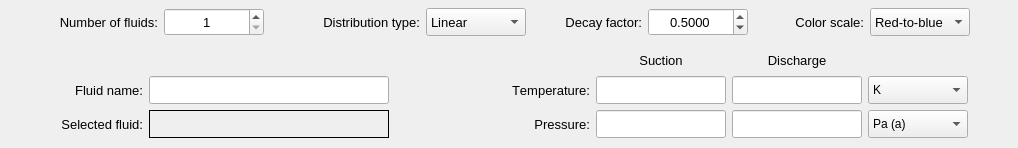
       <widget class="QFrame" name="frame_states">
        <property name="minimumSize">
         <size>
          <width>0</width>
          <height>110</height>
         </size>
        </property>
        <property name="frameShape">
         <enum>QFrame::Shape::NoFrame</enum>
        </property>
        <property name="frameShadow">
         <enum>QFrame::Shadow::Raised</enum>
        </property>
        <layout class="QGridLayout" name="gridLayout">
         <property name="leftMargin">
          <number>4</number>
         </property>
         <property name="topMargin">
          <number>4</number>
         </property>
         <property name="rightMargin">
          <number>4</number>
         </property>
         <property name="bottomMargin">
          <number>4</number>
         </property>
         <property name="horizontalSpacing">
          <number>8</number>
         </property>
         <property name="verticalSpacing">
          <number>4</number>
         </property>
         <item row="1" column="0">
          <widget class="QFrame" name="frame_5">
           <property name="minimumSize">
            <size>
             <width>0</width>
             <height>60</height>
            </size>
           </property>
           <property name="frameShape">
            <enum>QFrame::Shape::NoFrame</enum>
           </property>
           <property name="frameShadow">
            <enum>QFrame::Shadow::Raised</enum>
           </property>
           <layout class="QGridLayout" name="gridLayout_14">
            <property name="leftMargin">
             <number>6</number>
            </property>
            <property name="topMargin">
             <number>6</number>
            </property>
            <property name="rightMargin">
             <number>6</number>
            </property>
            <property name="bottomMargin">
             <number>6</number>
            </property>
            <item row="1" column="1">
             <widget class="QLabel" name="label_5">
              <property name="minimumSize">
               <size>
                <width>0</width>
                <height>28</height>
               </size>
              </property>
              <property name="maximumSize">
               <size>
                <width>140</width>
                <height>28</height>
               </size>
              </property>
              <property name="font">
               <font>
                <pointsize>10</pointsize>
                <kerning>false</kerning>
               </font>
              </property>
              <property name="text">
               <string>Fluid name:</string>
              </property>
              <property name="alignment">
               <set>Qt::AlignmentFlag::AlignRight|Qt::AlignmentFlag::AlignTrailing|Qt::AlignmentFlag::AlignVCenter</set>
              </property>
             </widget>
            </item>
            <item row="1" column="2">
             <widget class="QLineEdit" name="lineEdit_fluid_name">
              <property name="minimumSize">
               <size>
                <width>240</width>
                <height>28</height>
               </size>
              </property>
              <property name="maximumSize">
               <size>
                <width>350</width>
                <height>28</height>
               </size>
              </property>
              <property name="whatsThis">
               <string>&lt;html&gt;&lt;head/&gt;&lt;body&gt;&lt;p&gt;Insert a fluid name&lt;/p&gt;&lt;/body&gt;&lt;/html&gt;</string>
              </property>
              <property name="styleSheet">
               <string notr="true"/>
              </property>
              <property name="text">
               <string/>
              </property>
              <property name="alignment">
               <set>Qt::AlignmentFlag::AlignCenter</set>
              </property>
             </widget>
            </item>
            <item row="1" column="0">
             <spacer name="horizontalSpacer_7">
              <property name="orientation">
               <enum>Qt::Orientation::Horizontal</enum>
              </property>
              <property name="sizeHint" stdset="0">
               <size>
                <width>40</width>
                <height>20</height>
               </size>
              </property>
             </spacer>
            </item>
            <item row="1" column="3">
             <spacer name="horizontalSpacer_4">
              <property name="orientation">
               <enum>Qt::Orientation::Horizontal</enum>
              </property>
              <property name="sizeHint" stdset="0">
               <size>
                <width>40</width>
                <height>20</height>
               </size>
              </property>
             </spacer>
            </item>
            <item row="2" column="1">
             <widget class="QLabel" name="label_3">
              <property name="minimumSize">
               <size>
                <width>0</width>
                <height>28</height>
               </size>
              </property>
              <property name="maximumSize">
               <size>
                <width>140</width>
                <height>28</height>
               </size>
              </property>
              <property name="font">
               <font>
                <pointsize>10</pointsize>
                <kerning>false</kerning>
               </font>
              </property>
              <property name="text">
               <string>Selected fluid:</string>
              </property>
              <property name="alignment">
               <set>Qt::AlignmentFlag::AlignRight|Qt::AlignmentFlag::AlignTrailing|Qt::AlignmentFlag::AlignVCenter</set>
              </property>
             </widget>
            </item>
            <item row="0" column="2">
             <widget class="QLabel" name="label_spacing">
              <property name="minimumSize">
               <size>
                <width>100</width>
                <height>20</height>
               </size>
              </property>
              <property name="maximumSize">
               <size>
                <width>1000</width>
                <height>20</height>
               </size>
              </property>
              <property name="font">
               <font>
                <family>MS Shell Dlg 2</family>
                <pointsize>10</pointsize>
                <italic>false</italic>
                <bold>false</bold>
               </font>
              </property>
              <property name="frameShape">
               <enum>QFrame::Shape::NoFrame</enum>
              </property>
              <property name="text">
               <string/>
              </property>
              <property name="alignment">
               <set>Qt::AlignmentFlag::AlignCenter</set>
              </property>
             </widget>
            </item>
            <item row="2" column="2">
             <widget class="QLabel" name="label_selected_fluid">
              <property name="minimumSize">
               <size>
                <width>240</width>
                <height>28</height>
               </size>
              </property>
              <property name="maximumSize">
               <size>
                <width>350</width>
                <height>28</height>
               </size>
              </property>
              <property name="font">
               <font>
                <pointsize>8</pointsize>
               </font>
              </property>
              <property name="styleSheet">
               <string notr="true"/>
              </property>
              <property name="frameShape">
               <enum>QFrame::Shape::Box</enum>
              </property>
              <property name="text">
               <string/>
              </property>
              <property name="alignment">
               <set>Qt::AlignmentFlag::AlignCenter</set>
              </property>
              <property name="wordWrap">
               <bool>true</bool>
              </property>
              <property name="margin">
               <number>2</number>
              </property>
              <property name="indent">
               <number>2</number>
              </property>
              <property name="textInteractionFlags">
               <set>Qt::TextInteractionFlag::LinksAccessibleByMouse|Qt::TextInteractionFlag::TextSelectableByKeyboard|Qt::TextInteractionFlag::TextSelectableByMouse</set>
              </property>
             </widget>
            </item>
           </layout>
          </widget>
         </item>
         <item row="1" column="1">
          <widget class="QFrame" name="frame_10">
           <property name="frameShape">
            <enum>QFrame::Shape::NoFrame</enum>
           </property>
           <property name="frameShadow">
            <enum>QFrame::Shadow::Raised</enum>
           </property>
           <layout class="QGridLayout" name="gridLayout_15">
            <property name="leftMargin">
             <number>6</number>
            </property>
            <property name="topMargin">
             <number>6</number>
            </property>
            <property name="rightMargin">
             <number>6</number>
            </property>
            <property name="bottomMargin">
             <number>6</number>
            </property>
            <item row="1" column="5">
             <spacer name="horizontalSpacer_2">
              <property name="orientation">
               <enum>Qt::Orientation::Horizontal</enum>
              </property>
              <property name="sizeHint" stdset="0">
               <size>
                <width>40</width>
                <height>20</height>
               </size>
              </property>
             </spacer>
            </item>
            <item row="1" column="0">
             <spacer name="horizontalSpacer_3">
              <property name="orientation">
               <enum>Qt::Orientation::Horizontal</enum>
              </property>
              <property name="sizeHint" stdset="0">
               <size>
                <width>40</width>
                <height>20</height>
               </size>
              </property>
             </spacer>
            </item>
            <item row="1" column="2">
             <widget class="QLineEdit" name="lineEdit_temperature_left">
              <property name="minimumSize">
               <size>
                <width>130</width>
                <height>28</height>
               </size>
              </property>
              <property name="maximumSize">
               <size>
                <width>180</width>
                <height>28</height>
               </size>
              </property>
              <property name="font">
               <font>
                <pointsize>10</pointsize>
                <italic>false</italic>
                <bold>false</bold>
               </font>
              </property>
              <property name="styleSheet">
               <string notr="true"/>
              </property>
              <property name="text">
               <string/>
              </property>
              <property name="alignment">
               <set>Qt::AlignmentFlag::AlignCenter</set>
              </property>
             </widget>
            </item>
            <item row="1" column="1">
             <widget class="QLabel" name="label_temperature">
              <property name="minimumSize">
               <size>
                <width>90</width>
                <height>28</height>
               </size>
              </property>
              <property name="maximumSize">
               <size>
                <width>400</width>
                <height>28</height>
               </size>
              </property>
              <property name="font">
               <font>
                <family>MS Shell Dlg 2</family>
                <pointsize>10</pointsize>
                <italic>false</italic>
                <bold>false</bold>
                <kerning>false</kerning>
               </font>
              </property>
              <property name="text">
               <string>Temperature:</string>
              </property>
              <property name="alignment">
               <set>Qt::AlignmentFlag::AlignRight|Qt::AlignmentFlag::AlignTrailing|Qt::AlignmentFlag::AlignVCenter</set>
              </property>
             </widget>
            </item>
            <item row="1" column="3">
             <widget class="QLineEdit" name="lineEdit_temperature_right">
              <property name="minimumSize">
               <size>
                <width>130</width>
                <height>28</height>
               </size>
              </property>
              <property name="maximumSize">
               <size>
                <width>180</width>
                <height>28</height>
               </size>
              </property>
              <property name="font">
               <font>
                <pointsize>10</pointsize>
                <italic>false</italic>
                <bold>false</bold>
               </font>
              </property>
              <property name="styleSheet">
               <string notr="true"/>
              </property>
              <property name="text">
               <string/>
              </property>
              <property name="alignment">
               <set>Qt::AlignmentFlag::AlignCenter</set>
              </property>
             </widget>
            </item>
            <item row="2" column="1">
             <widget class="QLabel" name="label_pressure">
              <property name="minimumSize">
               <size>
                <width>90</width>
                <height>28</height>
               </size>
              </property>
              <property name="maximumSize">
               <size>
                <width>400</width>
                <height>28</height>
               </size>
              </property>
              <property name="font">
               <font>
                <family>MS Shell Dlg 2</family>
                <pointsize>10</pointsize>
                <italic>false</italic>
                <bold>false</bold>
                <kerning>false</kerning>
               </font>
              </property>
              <property name="text">
               <string>Pressure:</string>
              </property>
              <property name="alignment">
               <set>Qt::AlignmentFlag::AlignRight|Qt::AlignmentFlag::AlignTrailing|Qt::AlignmentFlag::AlignVCenter</set>
              </property>
             </widget>
            </item>
            <item row="2" column="2">
             <widget class="QLineEdit" name="lineEdit_pressure_left">
              <property name="enabled">
               <bool>true</bool>
              </property>
              <property name="minimumSize">
               <size>
                <width>130</width>
                <height>28</height>
               </size>
              </property>
              <property name="maximumSize">
               <size>
                <width>180</width>
                <height>28</height>
               </size>
              </property>
              <property name="font">
               <font>
                <pointsize>10</pointsize>
                <italic>false</italic>
                <bold>false</bold>
               </font>
              </property>
              <property name="styleSheet">
               <string notr="true"/>
              </property>
              <property name="text">
               <string/>
              </property>
              <property name="alignment">
               <set>Qt::AlignmentFlag::AlignCenter</set>
              </property>
             </widget>
            </item>
            <item row="0" column="2">
             <widget class="QLabel" name="label_thermostate_left">
              <property name="minimumSize">
               <size>
                <width>100</width>
                <height>20</height>
               </size>
              </property>
              <property name="maximumSize">
               <size>
                <width>16777215</width>
                <height>20</height>
               </size>
              </property>
              <property name="font">
               <font>
                <family>MS Shell Dlg 2</family>
                <pointsize>10</pointsize>
                <italic>false</italic>
                <bold>false</bold>
               </font>
              </property>
              <property name="text">
               <string>Suction</string>
              </property>
              <property name="alignment">
               <set>Qt::AlignmentFlag::AlignCenter</set>
              </property>
             </widget>
            </item>
            <item row="0" column="3">
             <widget class="QLabel" name="label_thermostate_right">
              <property name="minimumSize">
               <size>
                <width>100</width>
                <height>20</height>
               </size>
              </property>
              <property name="maximumSize">
               <size>
                <width>16777215</width>
                <height>20</height>
               </size>
              </property>
              <property name="font">
               <font>
                <family>MS Shell Dlg 2</family>
                <pointsize>10</pointsize>
                <italic>false</italic>
                <bold>false</bold>
               </font>
              </property>
              <property name="text">
               <string>Discharge</string>
              </property>
              <property name="alignment">
               <set>Qt::AlignmentFlag::AlignCenter</set>
              </property>
             </widget>
            </item>
            <item row="2" column="3">
             <widget class="QLineEdit" name="lineEdit_pressure_right">
              <property name="enabled">
               <bool>true</bool>
              </property>
              <property name="minimumSize">
               <size>
                <width>130</width>
                <height>28</height>
               </size>
              </property>
              <property name="maximumSize">
               <size>
                <width>180</width>
                <height>28</height>
               </size>
              </property>
              <property name="font">
               <font>
                <pointsize>10</pointsize>
                <italic>false</italic>
                <bold>false</bold>
               </font>
              </property>
              <property name="styleSheet">
               <string notr="true"/>
              </property>
              <property name="text">
               <string/>
              </property>
              <property name="alignment">
               <set>Qt::AlignmentFlag::AlignCenter</set>
              </property>
             </widget>
            </item>
            <item row="1" column="4">
             <widget class="QComboBox" name="comboBox_temperature_units">
              <property name="minimumSize">
               <size>
                <width>100</width>
                <height>28</height>
               </size>
              </property>
              <property name="maximumSize">
               <size>
                <width>100</width>
                <height>28</height>
               </size>
              </property>
              <property name="font">
               <font>
                <family>MS Shell Dlg 2</family>
                <italic>false</italic>
               </font>
              </property>
              <property name="currentIndex">
               <number>0</number>
              </property>
              <item>
               <property name="text">
                <string>K</string>
               </property>
              </item>
              <item>
               <property name="text">
                <string>°C</string>
               </property>
              </item>
              <item>
               <property name="text">
                <string>°F</string>
               </property>
              </item>
             </widget>
            </item>
            <item row="2" column="4">
             <widget class="QComboBox" name="comboBox_pressure_units">
              <property name="minimumSize">
               <size>
                <width>100</width>
                <height>28</height>
               </size>
              </property>
              <property name="maximumSize">
               <size>
                <width>100</width>
                <height>28</height>
               </size>
              </property>
              <property name="font">
               <font>
                <family>MS Shell Dlg 2</family>
                <italic>false</italic>
               </font>
              </property>
              <item>
               <property name="text">
                <string>Pa (a)</string>
               </property>
              </item>
              <item>
               <property name="text">
                <string>kPa (a)</string>
               </property>
              </item>
              <item>
               <property name="text">
                <string>atm (a)</string>
               </property>
              </item>
              <item>
               <property name="text">
                <string>bar (a)</string>
               </property>
              </item>
              <item>
               <property name="text">
                <string>kgf/cm² (a)</string>
               </property>
              </item>
              <item>
               <property name="text">
                <string>psi (a)</string>
               </property>
              </item>
              <item>
               <property name="text">
                <string>ksi (a)</string>
               </property>
              </item>
              <item>
               <property name="text">
                <string>Pa (g)</string>
               </property>
              </item>
              <item>
               <property name="text">
                <string>kPa (g)</string>
               </property>
              </item>
              <item>
               <property name="text">
                <string>atm (g)</string>
               </property>
              </item>
              <item>
               <property name="text">
                <string>bar (g)</string>
               </property>
              </item>
              <item>
               <property name="text">
                <string>kgf/cm² (g)</string>
               </property>
              </item>
              <item>
               <property name="text">
                <string>psi (g)</string>
               </property>
              </item>
              <item>
               <property name="text">
                <string>ksi (g)</string>
               </property>
              </item>
             </widget>
            </item>
           </layout>
          </widget>
         </item>
         <item row="0" column="0" colspan="2">
          <widget class="QFrame" name="frame_multiple_fluids">
           <property name="frameShape">
            <enum>QFrame::Shape::NoFrame</enum>
           </property>
           <property name="frameShadow">
            <enum>QFrame::Shadow::Raised</enum>
           </property>
           <layout class="QGridLayout" name="gridLayout_6">
            <property name="leftMargin">
             <number>4</number>
            </property>
            <property name="topMargin">
             <number>4</number>
            </property>
            <property name="rightMargin">
             <number>4</number>
            </property>
            <property name="bottomMargin">
             <number>4</number>
            </property>
            <property name="horizontalSpacing">
             <number>6</number>
            </property>
            <property name="verticalSpacing">
             <number>4</number>
            </property>
            <item row="0" column="2">
             <widget class="QSpinBox" name="spinBox_number_of_fluids">
              <property name="minimumSize">
               <size>
                <width>100</width>
                <height>28</height>
               </size>
              </property>
              <property name="maximumSize">
               <size>
                <width>16777215</width>
                <height>28</height>
               </size>
              </property>
              <property name="font">
               <font>
                <pointsize>10</pointsize>
               </font>
              </property>
              <property name="alignment">
               <set>Qt::AlignmentFlag::AlignCenter</set>
              </property>
              <property name="minimum">
               <number>1</number>
              </property>
              <property name="maximum">
               <number>100</number>
              </property>
             </widget>
            </item>
            <item row="0" column="1">
             <widget class="QLabel" name="label_number_of_fluids">
              <property name="minimumSize">
               <size>
                <width>110</width>
                <height>28</height>
               </size>
              </property>
              <property name="maximumSize">
               <size>
                <width>400</width>
                <height>28</height>
               </size>
              </property>
              <property name="font">
               <font>
                <family>MS Shell Dlg 2</family>
                <pointsize>10</pointsize>
                <italic>false</italic>
                <bold>false</bold>
                <kerning>false</kerning>
               </font>
              </property>
              <property name="text">
               <string>Number of fluids:</string>
              </property>
              <property name="alignment">
               <set>Qt::AlignmentFlag::AlignRight|Qt::AlignmentFlag::AlignTrailing|Qt::AlignmentFlag::AlignVCenter</set>
              </property>
             </widget>
            </item>
            <item row="0" column="10">
             <spacer name="horizontalSpacer">
              <property name="orientation">
               <enum>Qt::Orientation::Horizontal</enum>
              </property>
              <property name="sizeHint" stdset="0">
               <size>
                <width>40</width>
                <height>20</height>
               </size>
              </property>
             </spacer>
            </item>
            <item row="0" column="8">
             <widget class="QLabel" name="label_decay_factor_2">
              <property name="minimumSize">
               <size>
                <width>110</width>
                <height>28</height>
               </size>
              </property>
              <property name="maximumSize">
               <size>
                <width>400</width>
                <height>28</height>
               </size>
              </property>
              <property name="font">
               <font>
                <family>MS Shell Dlg 2</family>
                <pointsize>10</pointsize>
                <italic>false</italic>
                <bold>false</bold>
                <kerning>false</kerning>
               </font>
              </property>
              <property name="text">
               <string>Color scale:</string>
              </property>
              <property name="alignment">
               <set>Qt::AlignmentFlag::AlignRight|Qt::AlignmentFlag::AlignTrailing|Qt::AlignmentFlag::AlignVCenter</set>
              </property>
             </widget>
            </item>
            <item row="0" column="6">
             <widget class="QLabel" name="label_decay_factor">
              <property name="minimumSize">
               <size>
                <width>110</width>
                <height>28</height>
               </size>
              </property>
              <property name="maximumSize">
               <size>
                <width>400</width>
                <height>28</height>
               </size>
              </property>
              <property name="font">
               <font>
                <family>MS Shell Dlg 2</family>
                <pointsize>10</pointsize>
                <italic>false</italic>
                <bold>false</bold>
                <kerning>false</kerning>
               </font>
              </property>
              <property name="text">
               <string>Decay factor:</string>
              </property>
              <property name="alignment">
               <set>Qt::AlignmentFlag::AlignRight|Qt::AlignmentFlag::AlignTrailing|Qt::AlignmentFlag::AlignVCenter</set>
              </property>
             </widget>
            </item>
            <item row="0" column="4">
             <widget class="QLabel" name="label_distribution_type">
              <property name="minimumSize">
               <size>
                <width>110</width>
                <height>28</height>
               </size>
              </property>
              <property name="maximumSize">
               <size>
                <width>400</width>
                <height>28</height>
               </size>
              </property>
              <property name="font">
               <font>
                <family>MS Shell Dlg 2</family>
                <pointsize>10</pointsize>
                <italic>false</italic>
                <bold>false</bold>
                <kerning>false</kerning>
               </font>
              </property>
              <property name="text">
               <string>Distribution type:</string>
              </property>
              <property name="alignment">
               <set>Qt::AlignmentFlag::AlignRight|Qt::AlignmentFlag::AlignTrailing|Qt::AlignmentFlag::AlignVCenter</set>
              </property>
             </widget>
            </item>
            <item row="0" column="0">
             <spacer name="horizontalSpacer_5">
              <property name="orientation">
               <enum>Qt::Orientation::Horizontal</enum>
              </property>
              <property name="sizeHint" stdset="0">
               <size>
                <width>40</width>
                <height>20</height>
               </size>
              </property>
             </spacer>
            </item>
            <item row="0" column="5">
             <widget class="QComboBox" name="comboBox_distribution_type">
              <property name="minimumSize">
               <size>
                <width>100</width>
                <height>28</height>
               </size>
              </property>
              <property name="maximumSize">
               <size>
                <width>16777215</width>
                <height>28</height>
               </size>
              </property>
              <property name="font">
               <font>
                <pointsize>10</pointsize>
               </font>
              </property>
              <item>
               <property name="text">
                <string>Linear</string>
               </property>
              </item>
              <item>
               <property name="text">
                <string>Exponential</string>
               </property>
              </item>
             </widget>
            </item>
            <item row="0" column="3">
             <spacer name="horizontalSpacer_6">
              <property name="orientation">
               <enum>Qt::Orientation::Horizontal</enum>
              </property>
              <property name="sizeHint" stdset="0">
               <size>
                <width>40</width>
                <height>20</height>
               </size>
              </property>
             </spacer>
            </item>
            <item row="0" column="7">
             <widget class="QDoubleSpinBox" name="doubleSpinBox_decay_factor">
              <property name="minimumSize">
               <size>
                <width>100</width>
                <height>28</height>
               </size>
              </property>
              <property name="maximumSize">
               <size>
                <width>16777215</width>
                <height>28</height>
               </size>
              </property>
              <property name="font">
               <font>
                <pointsize>10</pointsize>
               </font>
              </property>
              <property name="toolTip">
               <string>&lt;html&gt;&lt;head/&gt;&lt;body&gt;&lt;p&gt;This factor represents the amount of decay &lt;/p&gt;&lt;p&gt;reached in the middle of the distribution.&lt;/p&gt;&lt;/body&gt;&lt;/html&gt;</string>
              </property>
              <property name="alignment">
               <set>Qt::AlignmentFlag::AlignCenter</set>
              </property>
              <property name="decimals">
               <number>4</number>
              </property>
              <property name="maximum">
               <double>0.900000000000000</double>
              </property>
              <property name="singleStep">
               <double>0.010000000000000</double>
              </property>
              <property name="value">
               <double>0.500000000000000</double>
              </property>
             </widget>
            </item>
            <item row="0" column="9">
             <widget class="QComboBox" name="comboBox_color_scale">
              <property name="minimumSize">
               <size>
                <width>100</width>
                <height>28</height>
               </size>
              </property>
              <property name="maximumSize">
               <size>
                <width>16777215</width>
                <height>28</height>
               </size>
              </property>
              <property name="font">
               <font>
                <pointsize>10</pointsize>
               </font>
              </property>
              <item>
               <property name="text">
                <string>Red-to-blue</string>
               </property>
              </item>
              <item>
               <property name="text">
                <string>Blue-to-red</string>
               </property>
              </item>
             </widget>
            </item>
           </layout>
          </widget>
         </item>
        </layout>
       </widget>
